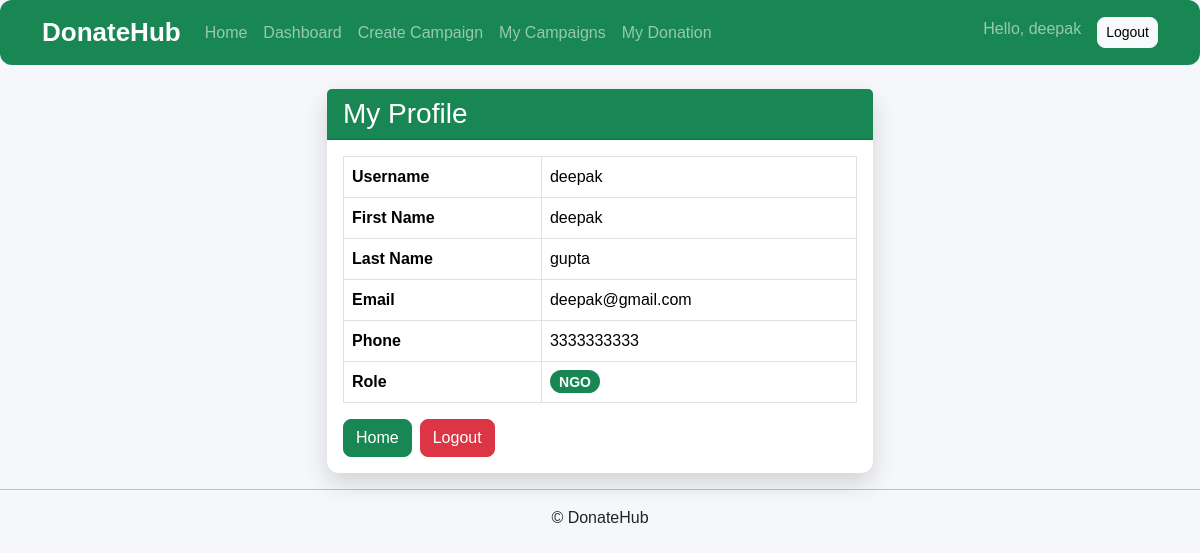
The page /accounts/profile/ (signed in) on the database its author committed.
### accounts/models.py (models this page shows, shortened)
class User(AbstractUser):
    DONOR = "DONOR"
    NGO = "NGO"
    ROLE_CHOICES = [
        (DONOR, "Donor"),
        (NGO, "NGO"),
    ]
    role = models.CharField(
        max_length=10,
        choices=ROLE_CHOICES,
        default=DONOR
    )
    phone = models.CharField(max_length=15, blank=True)

### accounts/views.py (the view)
@login_required
def profile(requst):
    return render(
        requst,
        "accounts/profile.html",
        {
            "user":requst.user
        }
    )

### templates/accounts/profile.html (shortened to what this page needs)
{% extends 'base.html' %}
{% block content %}
<div class="row justify-content-center">
    <div class="col-lg-6">
        <div class="card shadow">
            <div class="card-header bg-success text-white">
                <h3 class="mb-0">My Profile</h3>
            </div>
            <div class="card-body">
                <table class="table table-bordered">
                    <tr>
                        <th>Username</th>
                        <td>{{ user.username }}</td>
                    </tr>
                    <tr>
                        <th>First Name</th>
                        <td>{{ user.first_name }}</td>
                    </tr>
                    <tr>
                        <th>Last Name</th>
                        <td>{{ user.last_name }}</td>
                    </tr>
                    <tr>
                        <th>Email</th>
                        <td>{{ user.email }}</td>
                    </tr>
                    <tr>
                        <th>Phone</th>
                        <td>{{ user.phone }}</td>
                    </tr>
                    <tr>
                        <th>Role</th>
                        <td>
                            <span class="badge bg-success">
                                {{ user.role }}
                            </span>
                        </td>
                    </tr>
                </table>
                <div class="d-flex gap-2">
                    <a href="{% url 'home' %}" class="btn btn-success">
                        Home
                    </a>
                    <a href="{% url 'logout' %}" class="btn btn-danger">
                        Logout
                    </a>
                </div>
            </div>
        </div>
    </div>
</div>
{% endblock %}

### templates/partials/navbar.html (shortened to what this page needs)
<nav class="navbar navbar-expand-lg navbar-dark bg-success">
    <div class="container">
        <a class="navbar-brand fw-bold">
            DonateHub
        </a>
        <div class="collapse navbar-collapse" id="navbarNav">
            <ul class="navbar-nav me-auto">
                <li class="nav-item">
                    <a class="nav-link" href="/">Home</a>
                </li>
                {% if user.is_authenticated %}
                    {% if user.role == "DONOR" %}
                        <li class="nav-item">
                            <a class="nav-link" href="{% url 'donor_dashboard' %}">
                                Dashboard
                            </a>
                        </li>
                        <li class="nav-item">
                            <a class="nav-link" href="{% url 'my_donations' %}">
                                My Donations
                            </a>
                        </li>
                    {% elif user.role == "NGO" %}
                        <li class="nav-item">
                            <a class="nav-link" href="{% url 'ngo_dashboard' %}">
                                Dashboard
                            </a>
                        </li>
                        <li class="nav-item">
                            <a class="nav-link" href="{% url 'create_campaign' %}">
                                Create Campaign
                            </a>
                        </li>
                        <li class="nav-item">
                            <a class="nav-link" href="{% url 'my_campaigns' %}">
                                My Campaigns
                            </a>
                        </li>
                        <li class="nav-item">
                            <a class="nav-link" href="{% url 'my_donations' %}">
                                My Donation
                            </a>
                        </li>
                    {% endif %}
                {% endif %}
            </ul>
            <ul class="navbar-nav">
                {% if user.is_authenticated %}
                    <li class="nav-item">
                        <span class="navbar-text me-3">
                            Hello, {{ user.username }}
                        </span>
                    </li>
                    <li class="nav-item">
                        <a class="btn btn-light btn-sm" href="{% url 'logout' %}">
                            Logout
                        </a>
                    </li>
                {% endif %}
            </ul>
        </div>
    </div>
</nav>

### static/css/style.css (style rules this page uses)
body { background:#f5f7fa; font-family:Arial, Helvetica, sans-serif; }
.navbar-brand { font-size:26px; font-weight:bold; }
.nav-link { font-weight:500; }
.btn { border-radius:8px; }
.card { border:none; border-radius:12px; transition:.3s; }
.btn-success { border-radius:8px; }
.badge { font-size:14px; }
.bg-success { border-radius:12px; }
.shadow { box-shadow:0 10px 25px rgba(0,0,0,.15)!important; }

### rows shown on the page
User: username "deepak", first_name "deepak", last_name "gupta", email "deepak@gmail.com", phone "3333333333", role "NGO"
